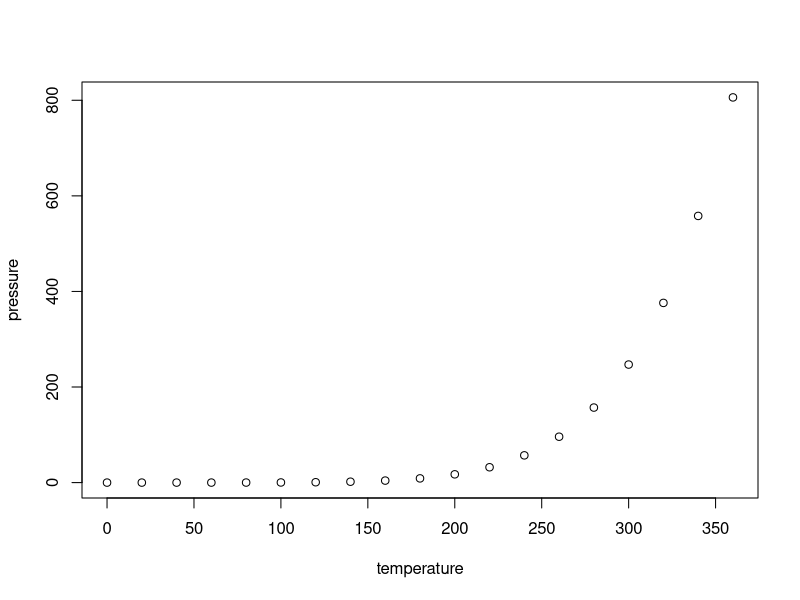
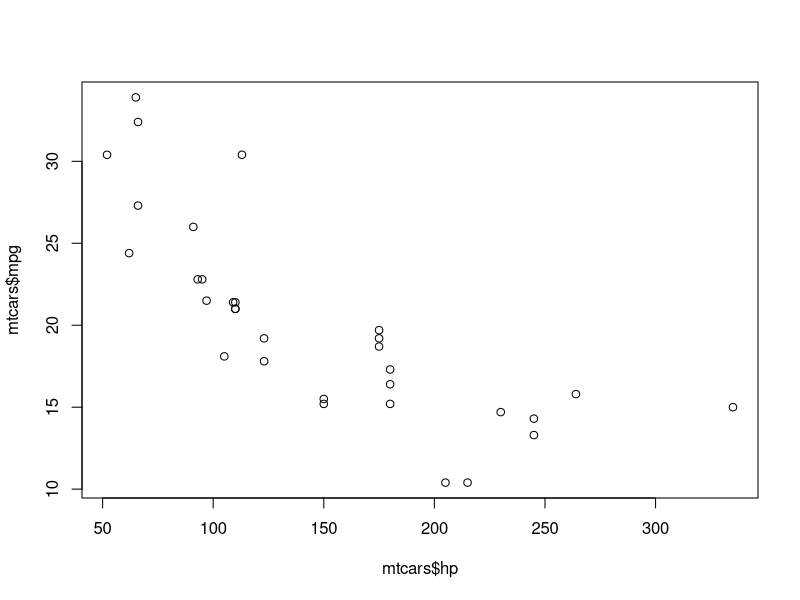
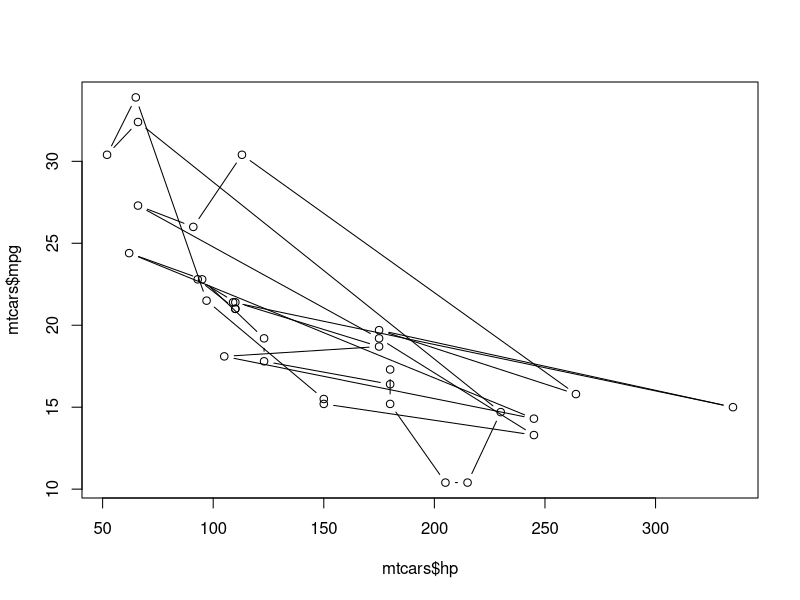
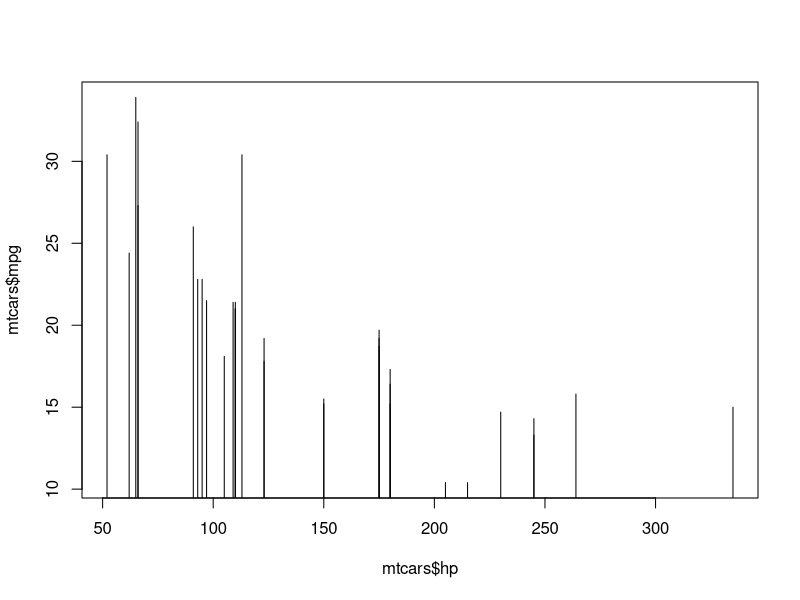
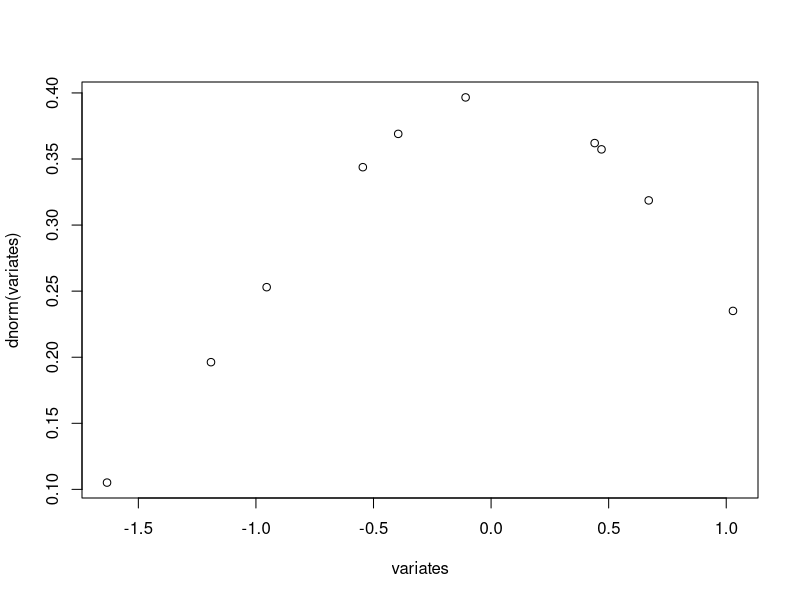
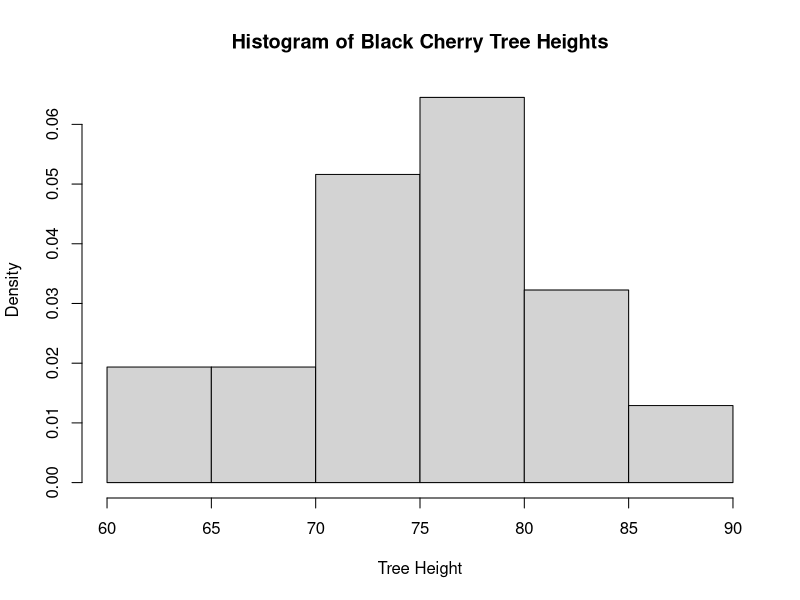
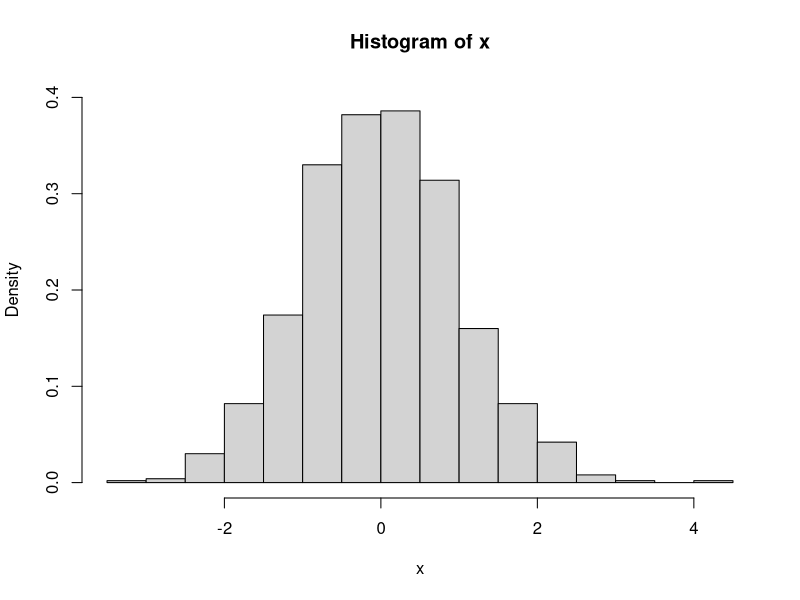
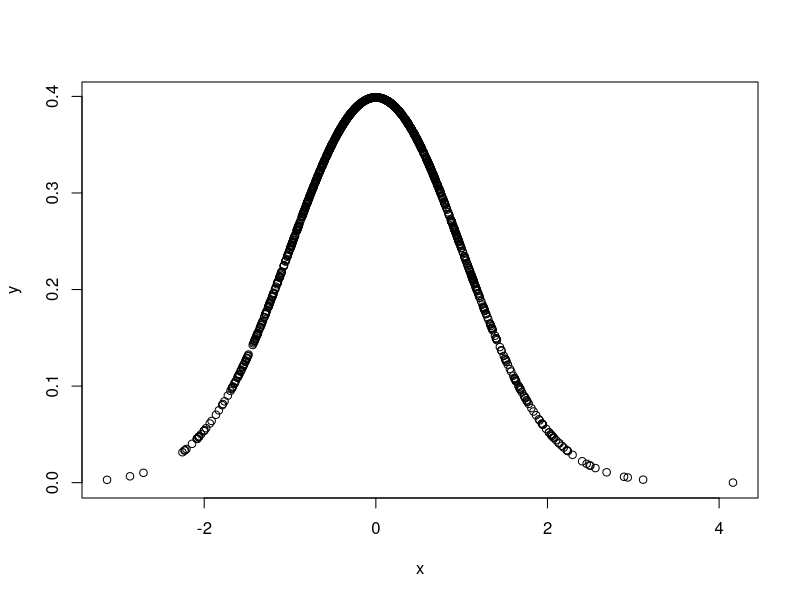

Reproduce these figures in R, in order.
## ---- chunk 1
knitr::opts_chunk$set(echo = TRUE, message = FALSE)
## ---- chunk 2
print("Hello World") # comments are made using the '#' sign, same as in Python
## ---- chunk 3
5+5
5-1
5*2
4/2
4^2
#or
4**2
## ---- chunk 4
4>2
2>4
2>=2 # greater than or equal to
2==2 # exactly equal
4!=2 # not equal to
## ---- chunk 5
x <- 2
y <- 3
z <- x + y
z
## ---- chunk 6
typeof(3) # notice this will still be a double

x <- 3.0 # R recognizes to drop the 0
x
typeof(x)
y <- 3.5
y
typeof(y)
y <- as.integer(y)
y # type casting y will truncate the original value
typeof(y)
## ---- chunk 7

myName <- "Ksenia Arzumanova"
myName
is.character(myName) 
## ---- chunk 8
myList <- c(1,2,3) 
myList

anotherList <- c("a", "b", "c")
anotherList 

myList[2]
anotherList[2]
## ---- chunk 9
A = matrix(c(11, 22, 33, 44, 55, 66), nrow = 2, ncol = 3, byrow = TRUE) # filled by rows
A
B = matrix(c(11, 22, 33, 44, 55, 66), nrow = 2, ncol = 3, byrow = FALSE) # filled by columns
B
## ---- chunk 10
B[,] # the whole matrix
B[2, ] # second row, all of the columns
B[ , 1] # all rows, first column
B[2, 1] # second row, first column
## ---- chunk 11
df <- data.frame(geneIndex = c(1, 2, 3), geneID = c(92231, 2313, 5641), geneName = c("FOS1", "JUN", "BERP"))
df
## ---- chunk 12
df[1, 2]
## ---- chunk 13
df$geneID # all of the rows that belong to geneID
df$geneID[2] # second row under geneID
## ---- chunk 14
which(df$geneID == 2313) # returns the row for which the condition returns 'true'
df$geneName[df$geneID == 2313]
## ---- chunk 15
data()
## ---- chunk 16
class(cars) # here I don't use 'typeof()', because there's a hierarchy between that and 'class()' - 'typeof()' returns the data types of the elements of the object, in this case they would be of type 'list'. If we used 'class()' on doubles, it would return type 'numeric', because integers and doubles belong to the class 'numeric'

str(cars) # displays the internal structure of the object
nrow(cars) # number of rows
ncol(cars) # number of columns
head(cars, n=5) # first 5 rows
tail(cars, n=5) # last 5 rows
dimnames(cars) # names of the dimensions - first element will return a list of rownames, second will be a list of column/field names
summary(cars) # returns summary statistics, such as min, max, mean, and quartile information
## ---- chunk 17
plot(pressure)
## ---- chunk 18
dimnames(mtcars)[2] # field names
plot(mtcars$hp, mtcars$mpg) # defaults to scatter plot
plot(mtcars$hp, mtcars$mpg, type = 'b') # tries to connect lines between points (not always meaningful)
plot(mtcars$hp, mtcars$mpg, type = 'h') # histogram-like lines
## ---- chunk 19
#draw random variates from the normal distribution
variates <- rnorm(10)
variates
## ---- chunk 20
#calculate probabilities (densities) of variates
dnorm(variates)
plot(variates, dnorm(variates))
## ---- chunk 21
#cumulative density to the left of the variate

pnorm(0) # should be intuitive, because half of the normal distribution is to the left of 0 
pnorm(1.96) # 1.96 should look familiar as one of the critical values for an approximate 95% confidence interval 
pnorm(-1.96) # however these critical values are for a two-tailed test (for a significance level of 5%)
pnorm(1.96)-pnorm(-1.96)

## ---- chunk 22
#gives us the exact points at which the normal distribution has a particular cumulative density

qnorm(0.5)
qnorm(0.975)
qnorm(c(0.025, 0.975))
## ---- chunk 23
hist(trees$Height, main = "Histogram of Black Cherry Tree Heights", freq = FALSE, 
     xlab = "Tree Height") # setting `freq = FALSE` transforms the y-axis to density rather than frequency
## ---- chunk 24
x <- rnorm(1000) 
y <- dnorm(x) 
hist(x, freq = FALSE, ylim = c(0,0.4)) 
plot(x,y) # alternative representation
## ---- chunk 25
x <- rnorm(1000, mean = mean(trees$Height), sd = sd(trees$Height))
y <- dnorm(x, mean = mean(trees$Height), sd = sd(trees$Height))
hist(trees$Height, freq = FALSE)
points(x, y)
## ---- chunk 26
x<-rnorm(100, 50, 5)
y<-dnorm(x,50,5)
hist(x,freq=FALSE)
## ---- chunk 27
pnorm(50,50,5)
## ---- chunk 28
x <-rnorm(100, 50, 10)
y <-dnorm(x,50,10)
hist(x,freq=FALSE)

a <-rnorm(100, 50, 100)
b <-dnorm(a,50,100)
hist(a,freq=FALSE)

#as the standard deviation increases (histogram of x compared to the histogram of a), the spread of the data increases along with it which also means that the density of individual values along the x axis of the histogram decreases 
## ---- chunk 29
x<-rnorm(100,50,5)
y<-dnorm(x,50,5)
## ---- chunk 30
plot(x,y)
## ---- chunk 31
plot(x,pnorm(x,50,5))
abline(h=0.5,v=50)
#the far-right point indicates the cumulative density of all of our samples/the point at which all of the values along our x axis should be equal to or fall below that value, which is why the curve approaches 1 at that point (it is certain that our selected values will be located somewhere at or below the end of this graph's x axis which is our largest value)
## ---- chunk 32
#the point at the intersection of the gridlines indicates the cumulative probability that a given point would fall at or below 50 (ie the mean of our normal curve's distribution)  -- this corresponds to our calculation in question 2 because here the probability is fifty percent which is the case because we have a perfectly normal distribution centered at 50.
